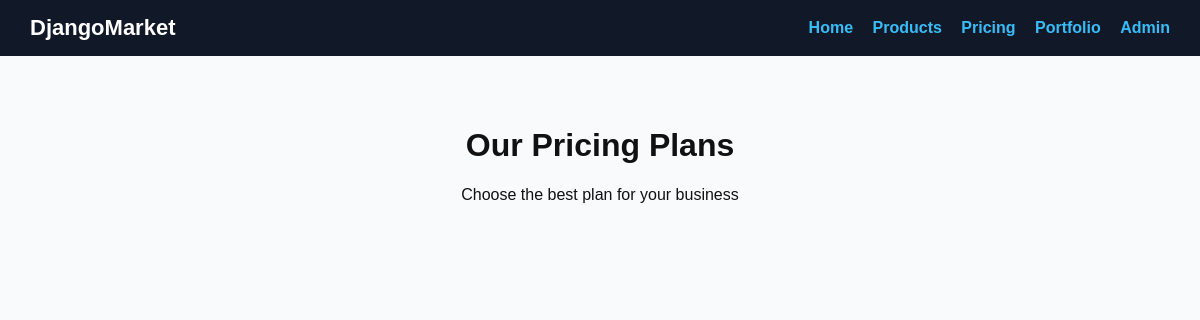
Before: /pricing/ with the older database file.
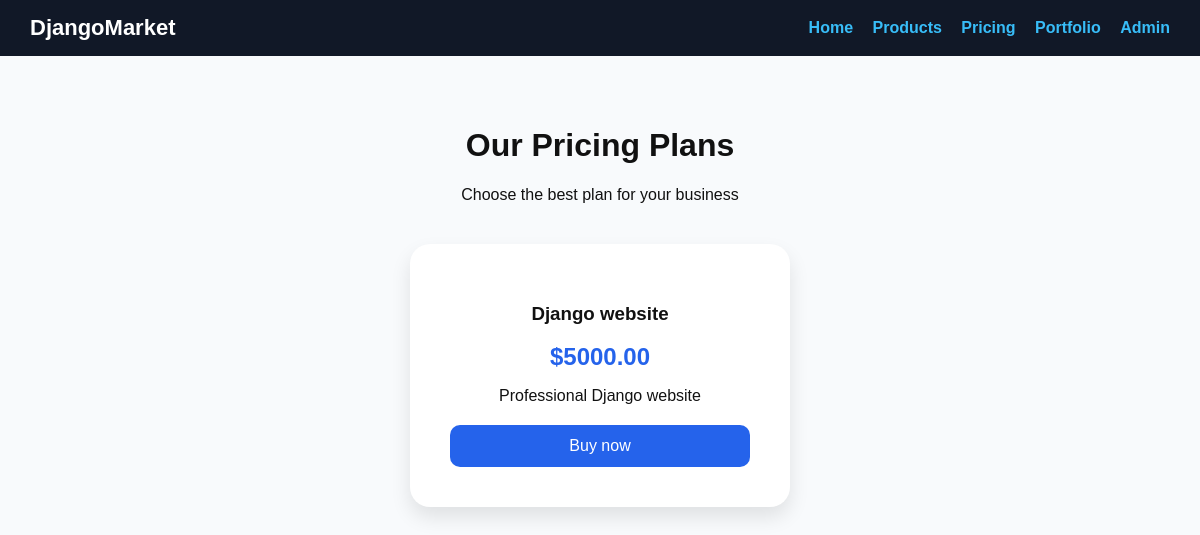
After: the same page with the newer database file.
### earning_app/models.py (models this page shows, shortened)
class Product(models.Model):
    name = models.CharField(max_length=100)
    description = models.TextField()
    price = models.DecimalField(max_digits=8, decimal_places=2)
    icon = models.CharField(max_length=10, default="🚀")  # emoji ke liye
    tag1 = models.CharField(max_length=20, default="Django")
    tag2 = models.CharField(max_length=20, default="Python")

### earning_app/views.py (the view)
# urls.py: path('pricing/', views.pricing_view, name='pricing'),
def pricing_view(request):
    products = Product.objects.all()
    return render(request, 'pricing.html', {'products': products})

### earning_app/templates/pricing.html
{% extends 'base.html' %}
{% block content %}
<div style="padding:50px; text-align:center; background:#f8fafc; min-height:80vh; color:#111;">
  <h1>Our Pricing Plans</h1>
  <p>Choose the best plan for your business</p>
  <div style="display:flex; justify-content:center; margin-top:40px; gap:20px; flex-wrap:wrap;">
    {% for p in products %}
    <div style="background:white; padding:40px; border-radius:20px; width:300px; box-shadow:0 10px 20px rgba(0,0,0,0.1);">
      <h3>{{ p.name }}</h3>
      <h2 style="color:#2563eb; margin:15px 0;">${{ p.price }}</h2>
      <p>{{ p.description }}</p>
      <a href="{% url 'buy_now' p.id %}" style="display:block; background:#2563eb; color:white; padding:12px; border-radius:10px; text-decoration:none; margin-top:20px;">Buy now</a>
    </div>
    {% endfor %}
  </div>
</div>
{% endblock %}

### earning_app/templates/base.html (shortened to what this page needs)
<!DOCTYPE html>
<html>
<head>
</head>
<body>
<header>
  <div class="logo">DjangoMarket</div>
  <nav>
    <a href="/">Home</a>
    <a href="/product-cart/">Products</a>
    <a href="/pricing/">Pricing</a>
    <a href="/portfolio/">Portfolio</a>
    <a href="/admin/">Admin</a>
  </nav>
</header>
{% block content %}
{% endblock %}
</body>
</html>

### earning_app/templates/base.html (style rules this page uses)
body { font-family: Arial; background:#0f172a; color:white; margin:0; }
header { background:#111827; padding:15px 30px; display:flex; justify-content:space-between; align-items:center; }
header a { color:#38bdf8; text-decoration:none; margin-left:15px; font-weight:bold; }
.logo { font-size:22px; font-weight:bold; color:white; }

Changed rows visible on the page:
added Product: name "Django website", price "5000.00", description "Professional Django website"
